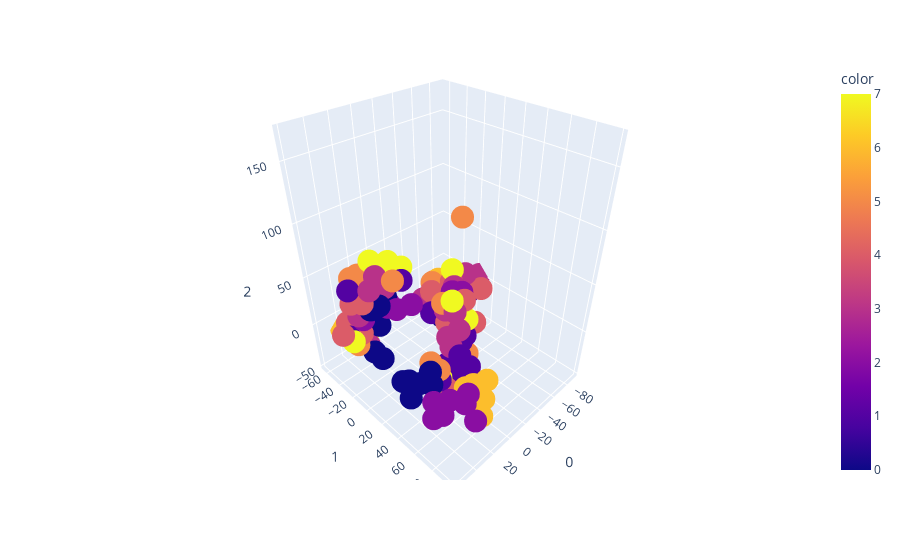

This figure's notebook cell:
### Code cell
import plotly.express as px

model = TSNE(
    n_components=3,
    perplexity=10,
    metric="cosine",
    max_iter=2000,
    method="exact",
    verbose=2,
).fit_transform(feature_vectors)

fig = px.scatter_3d(model, x=0, y=1, z=2, color=list_label_id)
fig.show()

### Figure 1 — Plotly figure (JSON) as saved in the notebook; plotly's stock layout.template omitted (floating-point values rounded to 4 significant figures; data arrays with more than 128 entries replaced by an {"elided": "..."} marker saying what was removed)
{"data": [{"hovertemplate": "0=%{x}<br>1=%{y}<br>2=%{z}<br>color=%{marker.color}<extra></extra>", "legendgroup": "", "marker": {"color": {"elided": "141 int values"}, "coloraxis": "coloraxis", "symbol": "circle"}, "mode": "markers", "name": "", "scene": "scene", "showlegend": false, "type": "scatter3d", "x": {"elided": "141 float values"}, "y": {"elided": "141 float values"}, "z": {"elided": "141 float values"}}], "layout": {"coloraxis": {"colorbar": {"title": {"text": "color"}}, "colorscale": [[0, "#0d0887"], [0.1111, "#46039f"], [0.2222, "#7201a8"], [0.3333, "#9c179e"], [0.4444, "#bd3786"], [0.5556, "#d8576b"], [0.6667, "#ed7953"], [0.7778, "#fb9f3a"], [0.8889, "#fdca26"], [1, "#f0f921"]]}, "legend": {"tracegroupgap": 0}, "margin": {"t": 60}, "scene": {"domain": {"x": [0, 1], "y": [0, 1]}, "xaxis": {"title": {"text": "0"}}, "yaxis": {"title": {"text": "1"}}, "zaxis": {"title": {"text": "2"}}}}}
